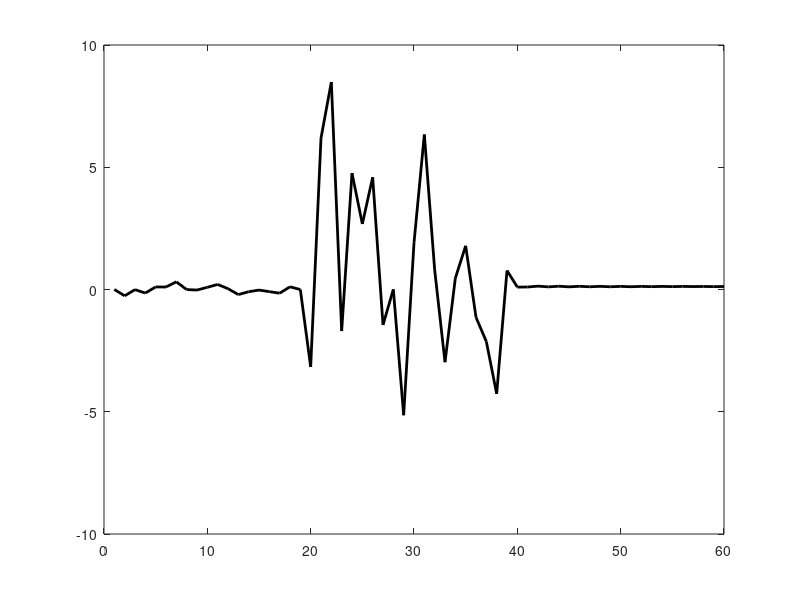

This figure's MATLAB source: (Note: this script raises an error after producing the figure.)
clear; clc;

%% Parameters
T = 60;
n = 2; m = 1; p = 1;

%% Define the Oscillatory Plant (10 Hz)
omega = 2*pi*10;             % Angular frequency for 10 Hz oscillation
A = 0.1*[0    0.01;
    -omega^2 0.98];
B = [0; 1];
H = [1 0];

Q_kalman = 0.01 * eye(n);
P = eye(n);                  % Initial covariance

G = repmat({[5.0 1.0]}, 1, T);  % Fixed feedback gain

switch_point1 = 20;          % Start suboptimal Kalman gain
switch_point2 = 40;          % Hypnotherapy: restore

%% Initialization
x = zeros(n, T+1); x(:,1) = [0; 0];   % True state
xhat = zeros(n, T+1);                 % Estimated state
y = zeros(p, T);                      % Measured output
yhat = zeros(p, T);                   % Predicted output
innovation = zeros(p, T);             % y - yhat
u = zeros(m, T);
K_kf = cell(1, T);
S_ext = [0.1; 0];                        % External suggestion bias

%% Simulation Loop
for t = 1:T
    if t < switch_point1
        R_kalman = 0.01; % high sensory trust
        % Measurement
        y(:,t) = H * x(:,t) + sqrt(R_kalman) * randn;

        % Prediction
        yhat(:,t) = H * xhat(:,t);
        innovation(:,t) = y(:,t) - yhat(:,t);

        % Kalman Gain (dynamic switch + hypnotherapy)
        S = H * P * H' + R_kalman;
        K_kf{t} = P * H' / S;              % Optimal
    elseif t < switch_point2
        R_kalman = 10; % low sensory trust
        % Measurement
        y(:,t) = H * x(:,t) + sqrt(R_kalman) * randn;

        % Prediction
        yhat(:,t) = H * xhat(:,t);
        innovation(:,t) = y(:,t) - yhat(:,t);

        % Kalman Gain (dynamic switch + hypnotherapy)
        S = H * P * H' + R_kalman;
        K_kf{t} = (P * H' / S);     % Suboptimal (simulate sensory dysfunction)
    else
        R_kalman = 0.000001; % High trust with Hypnotic Induction 
        % Measurement
        % y(:,t) = H * x(:,t) + sqrt(R_kalman) * randn;
        y(:,t) = S_ext(1) + sqrt(R_kalman) * randn;

        % Prediction
        yhat(:,t) = H * xhat(:,t);
        innovation(:,t) = y(:,t) - yhat(:,t);

        % Kalman Gain (dynamic switch + hypnotherapy)
        S = H * P * H' + R_kalman;
        K_kf{t} = P * H' / S;              % Restored after hypnotherapy
    end

    % Update estimate with innovation
    xhat(:,t) = xhat(:,t) + K_kf{t} * innovation(:,t);

    % Control input (based on estimated state)
    u(:,t) = -G{t} * xhat(:,t);

    % Evolve true system
    w = sqrt(Q_kalman) * randn(n,1);
    x(:,t+1) = A * x(:,t) + B * u(:,t) + w;

    % Predict next estimate
    xhat(:,t+1) = A * xhat(:,t) + B * u(:,t);

    % Update covariance
    P = A * (P - K_kf{t} * H * P) * A' + Q_kalman;
end

%% Plot Prediction Error
figure;
plot(1:T, innovation(1,:), 'k', 'LineWidth', 2); hold on;
xline(switch_point1, 'r--', 'LineWidth', 2, 'Label', 'FND Dysfunction Onset');
xline(switch_point2, 'g--', 'LineWidth', 2, 'Label', 'Hypnotic Suggestions Begin');
xlabel('Time Step');
ylabel('Prediction Error y(t) - ŷ(t)');
title('Innovation (Prediction Error)');
legend('Innovation', 'FND Dysfunction Onset', 'Restoration via Hypnotic Suggestions');
grid on;

%% Animation of True vs Estimated x1
figure;
h1 = plot(NaN, NaN, 'k', 'LineWidth', 2); hold on;
h2 = plot(NaN, NaN, 'r--', 'LineWidth', 2);
xline(switch_point1, 'r--', 'LineWidth', 2, 'Label', 'FND Dysfunction Onset');
xline(switch_point2, 'g--', 'LineWidth', 2, 'Label', 'Hypnotic Suggestions Begin');
xlabel('Time Step'); ylabel('x_1');
title('True vs Estimated State x_1(t)');
legend('True x_1', 'Estimated x_1');
xlim([0 T]); ylim([-1 1]);
grid on;

for t = 1:T
    set(h1, 'XData', 0:t, 'YData', x(1,1:t+1));
    set(h2, 'XData', 0:t, 'YData', xhat(1,1:t+1));
    drawnow;
    pause(0.05);
end
